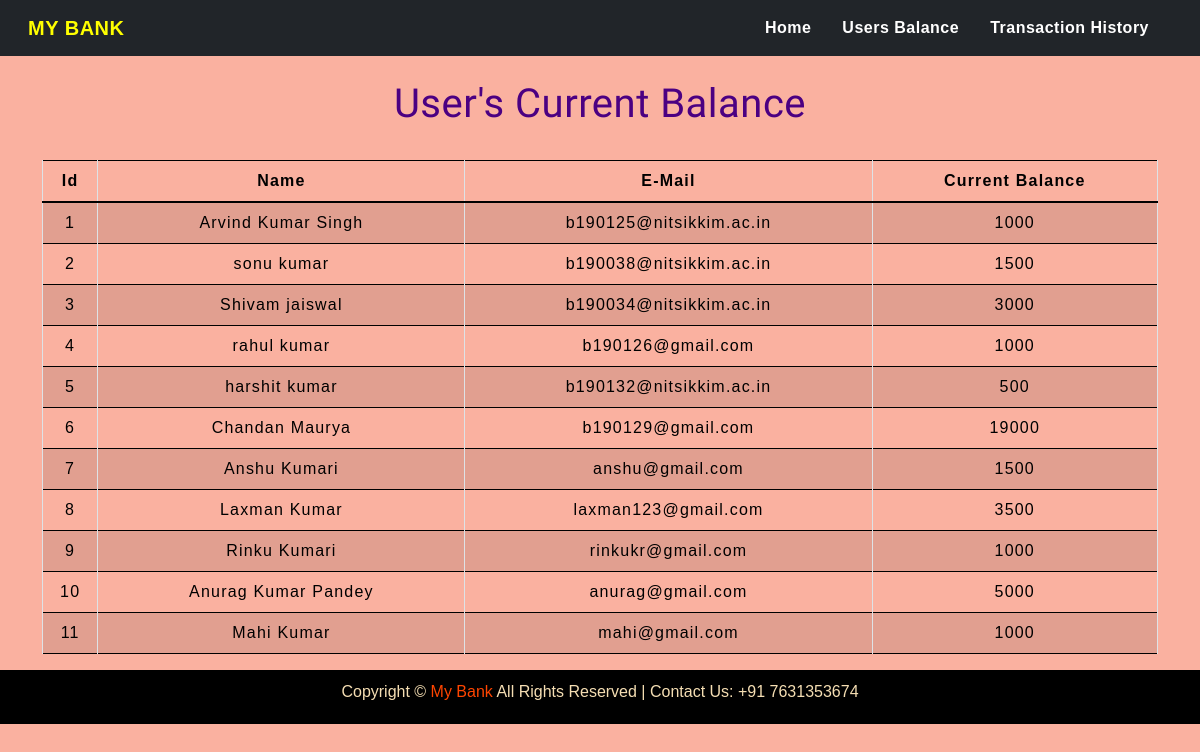
Page /transfermoney.php on the earlier database version.
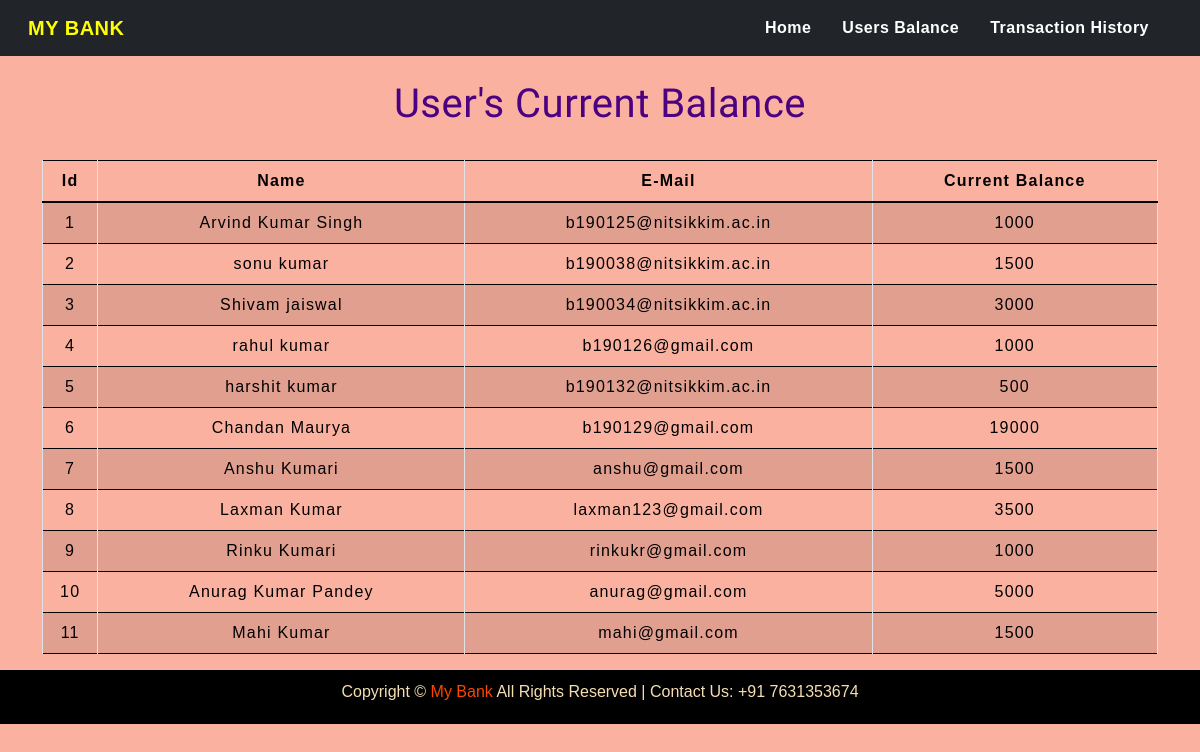
Same page on the later database version.
### tables this page shows
CREATE TABLE `users` (
  `id` int(3) NOT NULL,
  `name` text NOT NULL,
  `email` varchar(30) NOT NULL,
  `balance` int(8) NOT NULL
);

### transfermoney.php (the view, shortened to what this page needs)
<!DOCTYPE html>
<html lang="en">
<head>
    <link rel="stylesheet" href="https://stackpath.bootstrapcdn.com/bootstrap/4.5.2/css/bootstrap.min.css"
>
    <link href="https://cdn.jsdelivr.net/npm/bootstrap@5.0.2/dist/css/bootstrap.min.css" rel="stylesheet"
>
    <link rel="stylesheet" type="text/css" href="css/navbar.css">
    <link rel="stylesheet" type="text/css" href="css/table.css">
</head>
<body style="background-color : #fab1a0;">
<?php
    include 'config.php';
    $sql = "SELECT * FROM users";
    $result = mysqli_query($conn,$sql);
?>
<nav class="navbar navbar-expand-lg navbar-light bg-dark">
    <div class="container-fluid">
        <a class="navbar-brand" href="#"><b style="color:yellow;">MY BANK</b></a>
        <div class="collapse navbar-collapse" id="navbarContent">
            <ul class="navbar-nav">
            <li class="nav-item">
                <a class="nav-link" href="index.php" style="color : white;"><b>Home</b></a>
              </li>
              <li class="nav-item">
                <a class="nav-link" href="transfermoney.php" style="color : white;"><b>Users Balance</b></a>
              </li>
              <li class="nav-item">
                <a class="nav-link" href="transactionhistory.php" style="color : white;"><b>Transaction History</b></a>
              </li>
            </ul>
        </div>
    </div>
</nav>
<div class="container">
        <h2 class="text-center pt-4" style="color : indigo;">User's Current Balance</h2>
        <br>
            <div class="row">
                <div class="col">
                    <div class="table-responsive-sm">
                    <table class="table table-hover table-sm table-striped table-condensed table-bordered" style="border-color:black;">
                        <thead style="color : black;">
                            <tr>
                            <th scope="col" class="text-center py-2">Id</th>
                            <th scope="col" class="text-center py-2">Name</th>
                            <th scope="col" class="text-center py-2">E-Mail</th>
                            <th scope="col" class="text-center py-2">Current Balance</th>
                            </tr>
                        </thead>
                        <tbody>
                <?php
                    while($rows=mysqli_fetch_assoc($result)){
                ?>
                    <tr style="color : black;">
                        <td class="py-2"><?php echo $rows['id'] ?></td>
                        <td class="py-2"><?php echo $rows['name']?></td>
                        <td class="py-2"><?php echo $rows['email']?></td>
                        <td class="py-2"><?php echo $rows['balance']?></td>
                    </tr>
                <?php
                    }
                ?>
                        </tbody>
                    </table>
                    </div>
                </div>
            </div>
         </div>
<?php include 'footer.php';?>
</body>
</html>

Differences in the rows shown:
changed users "Mahi Kumar": balance "1000" → "1500"
